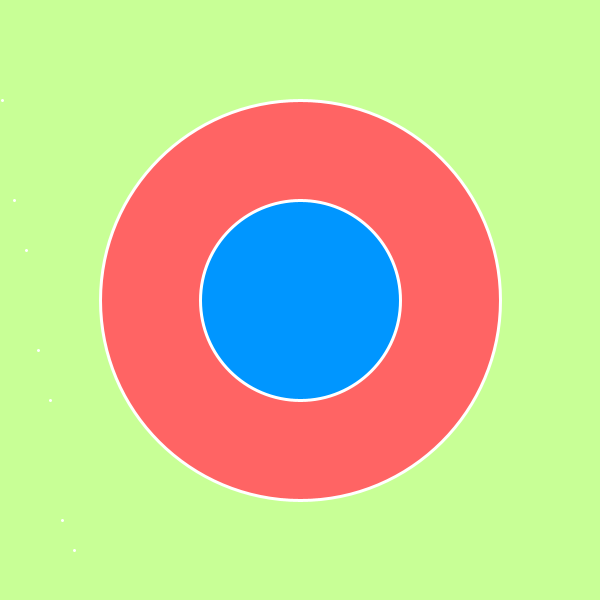
Frame 1 (no input)
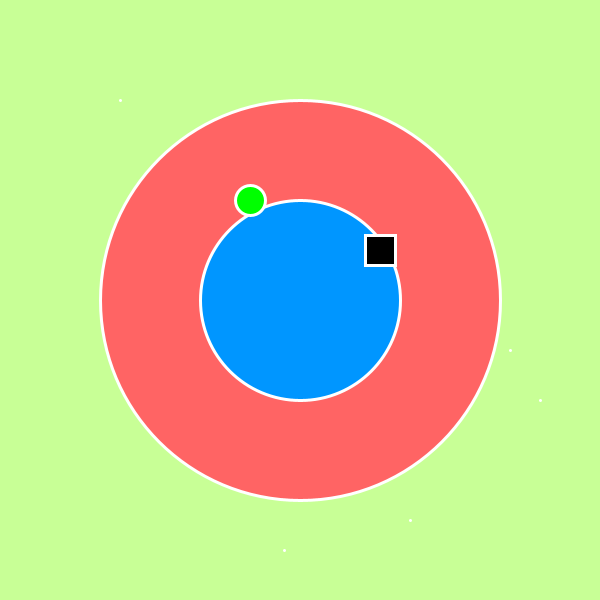
Frame 60 (the mouse pressed at the canvas centre just before this capture)
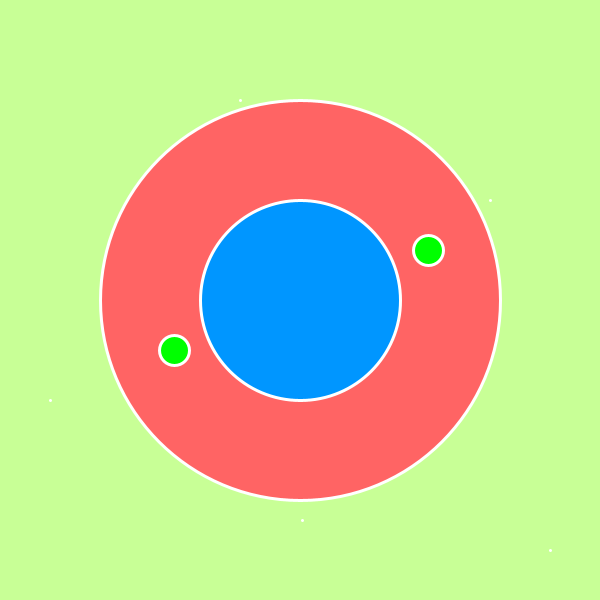
Frame 120 (the mouse held since frame 60 and released just before this capture)

The Processing sketch that drew these frames (run headless with seeded random() and noise(); from frame 60 on, the mouse is pressed at the canvas centre):

// Processing sketch: processing_146740
// ── processing_146740.pde

// Copyright 2014 Jacklynn PHam
// ICE 21

//int x, y, dim;

int dim;

int [] xVals = {0, 10, 20, 30, 40, 50, 60};
int [] yVals = {100, 200, 250, 350, 400, 520, 550};
int [] dX = { 2, 4, 6, 8, 10, 12, 14 };

//float dx;

color red, green, blue;

void setup()
{
  size(600, 600);

  stroke(255); 

  rectMode(CENTER);

  dim = 30;
//  x = 0;
//  y = 150;

//  dx = 5;

  red = color(255, 100, 100);
  green = color(200, 255, 150);
  blue = color(0, 150, 255);
}

void draw()
{
  background(200, 255, 150);
  drawCircles();
  //drawFigures();
  moveFigures();
 changeFigures();
}

void drawCircles()
{
  strokeWeight(3);
  fill(red);
  ellipse(width/2, height/2, width/3*2, height/3*2); //red circle
  fill(blue);
  ellipse(width/2, height/2, width/3, height/3); // blue circle
}

void changeFigures()
{
   for (int i = 0; i < xVals.length; i++) {
   strokeWeight(3);
   float  center = dist(width/2, height/2, xVals[i], yVals[i]);
  
  if ( center < width/6 || center < height/6) { 
    fill(0); 
    rect(xVals[i], yVals[i], dim, dim);
      }

 else if ( center < width/3 || center < height/3 ) {
    fill(0,255,0);
    ellipse(xVals[i], yVals[i], dim, dim); 
     }

  else {
    point(xVals[i], yVals[i]);
    }
  } 
}
void moveFigures()
{

 for (int i = 0; i < xVals.length; i++) {
   xVals[i] += dX[i]; // move right
   
  if (xVals[i] > width-20) {
    dX[i]=-dX[i]; // move left
  }
  if (xVals[i] < 0) { 
    dX[i]=-dX[i]; // move back right
    xVals[i]+=dX[i];
  }
  }
}

//void drawFigures()
//{
//  strokeWeight(5);
//  for (int i = 0; i < xVals.length; i++) {
//   point(xVals[i], yVals[i]);
//  }
//}
